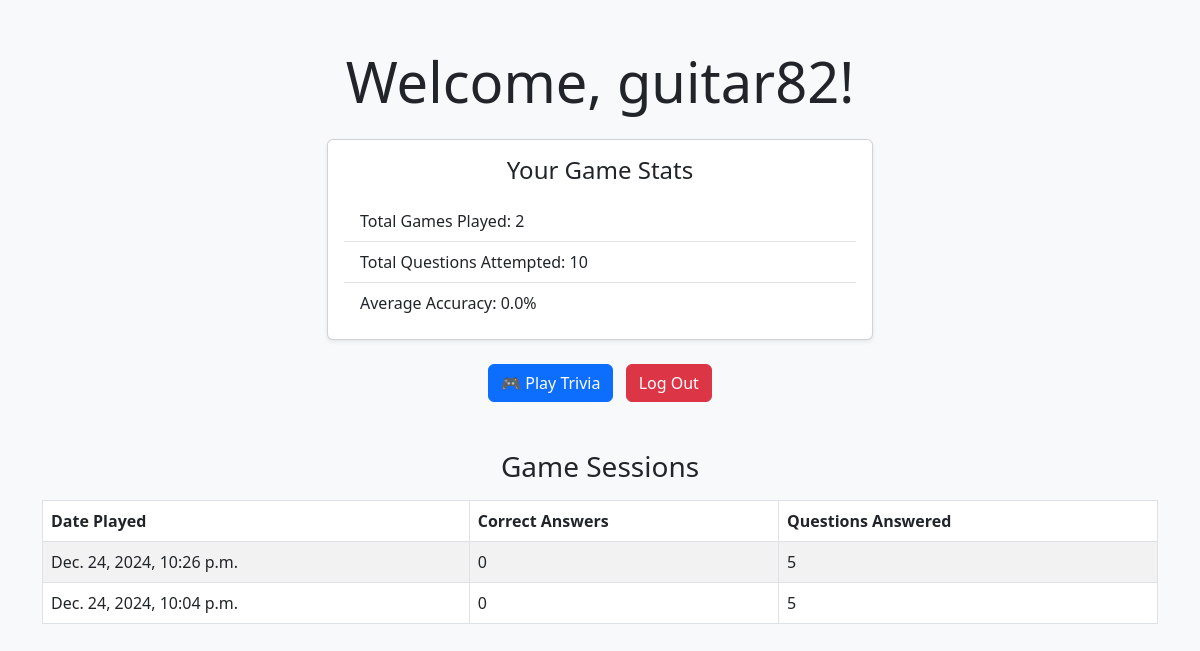
Page /profile/ (signed in) on the committed database.
### webapp/models.py (models this page shows, shortened)
class GameSession(models.Model):
    user = models.ForeignKey(User, on_delete=models.CASCADE)
    date_played = models.DateTimeField(auto_now_add=True)
    score = models.IntegerField()  # Correct answers count
    questions_answered = models.IntegerField()  # Total questions attempted
    correct_answers = models.IntegerField(default=0)  # Correct answers count (new field)

### webapp/views.py (the view)
# urls.py: path('profile/', views.profile, name='profile'),
@login_required
def profile(request):
    user = request.user
    game_sessions = GameSession.objects.filter(user=user).order_by('-date_played')
    total_games = game_sessions.count()
    total_score = sum([session.score for session in game_sessions])
    total_questions = sum([session.questions_answered for session in game_sessions])
    average_accuracy = (total_score / total_questions * 100) if total_questions > 0 else 0
    leaderboard = Leaderboard.objects.filter(user=user).first()
    return render(request, 'webapp/profile.html', {
        'game_sessions': game_sessions,
        'leaderboard': leaderboard,
        'total_games': total_games,
        'total_questions': total_questions,
        'average_accuracy': round(average_accuracy, 2),
    })

### webapp/templates/webapp/profile.html (shortened to what this page needs)
<!DOCTYPE html>
<html lang="en">
<head>
    <link href="https://cdn.jsdelivr.net/npm/bootstrap@5.3.0/dist/css/bootstrap.min.css" rel="stylesheet">
</head>
<body class="bg-light">
    <div class="container mt-5">
        <div class="text-center mb-4">
            <h1 class="display-4">Welcome, {{ user.username }}!</h1>
        </div>
        <div class="row">
            <div class="col-lg-6 mx-auto">
                <div class="card shadow-sm">
                    <div class="card-body">
                        <h4 class="card-title text-center">Your Game Stats</h4>
                        <ul class="list-group list-group-flush mt-3">
                            <li class="list-group-item">Total Games Played: {{ total_games }}</li>
                            <li class="list-group-item">Total Questions Attempted: {{ total_questions }}</li>
                            <li class="list-group-item">Average Accuracy: {{ average_accuracy }}%</li>
                        </ul>
                    </div>
                </div>
            </div>
        </div>
        <div class="text-center mt-4">
            <a href="{% url 'play_trivia' %}" class="btn btn-primary me-2">🎮 Play Trivia</a>
            <a href="{% url 'logout' %}" class="btn btn-danger">Log Out</a>
        </div>
        <div class="mt-5">
            <h3 class="text-center">Game Sessions</h3>
            <table class="table table-striped table-bordered mt-3">
                <thead>
                    <tr>
                        <th>Date Played</th>
                        <th>Correct Answers</th>
                        <th>Questions Answered</th>
                    </tr>
                </thead>
                <tbody>
                    {% for session in game_sessions %}
                    <tr>
                        <td>{{ session.date_played }}</td>
                        <td>{{ session.score }}</td>
                        <td>{{ session.questions_answered }}</td>
                    </tr>
                    {% endfor %}
                </tbody>
            </table>
        </div>
    </div>
</body>
</html>

### rows in the picture
GameSession: date_played "Dec. 24, 2024, 10:26 p.m.", score "0", questions_answered "5"
GameSession: date_played "Dec. 24, 2024, 10:04 p.m.", score "0", questions_answered "5"

### other values in the picture
{{ user.username }} "guitar82"
{{ total_games }} "2"
{{ total_questions }} "10"
{{ average_accuracy }} "0.0"
